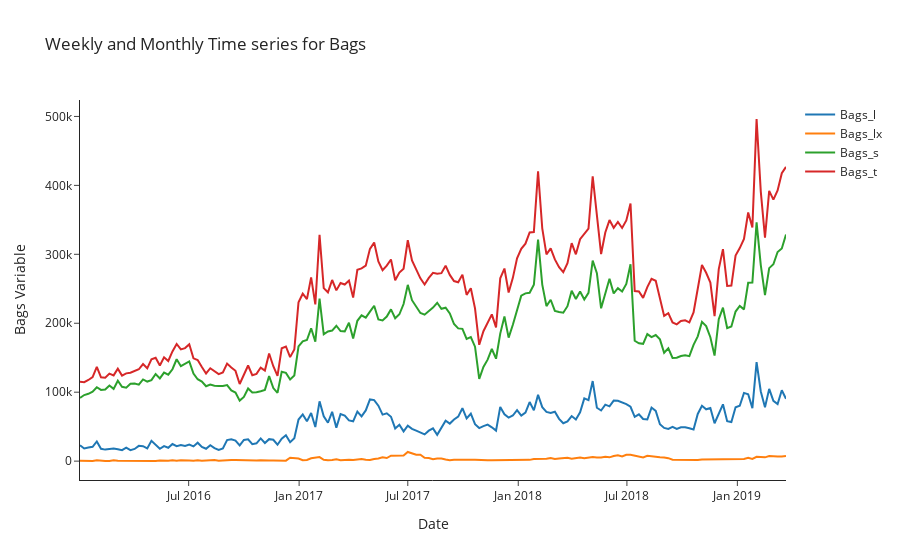

The notebook cell saved with this chart:
### Markdown cell above
#### Weekly and Monthly Time Series for Bags

### Code cell
# Create a trace for Bags_l
trace1 = traces(x=df_month.Date, y=df_month.Bags_l,
                mode="lines", name='Bags_l')
# Create a trace for Bags_lx
trace2 = traces(x=df_month.Date, y=df_month.Bags_lx,
                mode="lines", name="Bags_lx")
# Create a trace for Bags_s
trace3 = traces(x=df_month.Date, y=df_month.Bags_s,
                mode="lines", name="Bags_s")
# Create a trace for Bags_t
trace4 = traces(x=df_month.Date, y=df_month.Bags_t,
                mode="lines", name="Bags_t")
# Add traces to data
data = [trace1, trace2, trace3, trace4]

# Customize the layout
layout = layouts(title1="Weekly and Monthly Time series for Bags",
                 title2="Date",
                 title3="Bags Variable")
# Create the figure
figure = dict(data=data, layout=layout)
# Display the plots
iplot(figure)

### Figure 1 — Plotly figure (JSON) as saved in the notebook; plotly's stock layout.template omitted (floating-point values rounded to 4 significant figures; data arrays with more than 128 entries replaced by an {"elided": "..."} marker saying what was removed)
{"data": [{"mode": "lines", "name": "Bags_l", "type": "scatter", "x": {"elided": "169 str values"}, "y": {"elided": "169 float values"}}, {"mode": "lines", "name": "Bags_lx", "type": "scatter", "x": {"elided": "169 str values"}, "y": {"elided": "169 float values"}}, {"mode": "lines", "name": "Bags_s", "type": "scatter", "x": {"elided": "169 str values"}, "y": {"elided": "169 float values"}}, {"mode": "lines", "name": "Bags_t", "type": "scatter", "x": {"elided": "169 str values"}, "y": {"elided": "169 float values"}}], "layout": {"hovermode": "closest", "title": {"text": "Weekly and Monthly Time series for Bags"}, "xaxis": {"showgrid": false, "title": {"text": "Date"}}, "yaxis": {"title": {"text": "Bags Variable"}}}}
